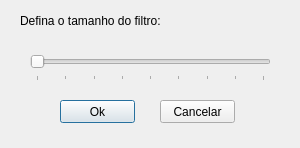
<?xml version="1.0" encoding="UTF-8"?>
<ui version="4.0">
 <class>Dialog</class>
 <widget class="QDialog" name="Dialog">
  <property name="geometry">
   <rect>
    <x>0</x>
    <y>0</y>
    <width>300</width>
    <height>148</height>
   </rect>
  </property>
  <property name="windowTitle">
   <string>Dialog</string>
  </property>
  <widget class="QPushButton" name="pushButton">
   <property name="geometry">
    <rect>
     <x>60</x>
     <y>100</y>
     <width>75</width>
     <height>23</height>
    </rect>
   </property>
   <property name="text">
    <string>Ok</string>
   </property>
  </widget>
  <widget class="QPushButton" name="pushButton_2">
   <property name="geometry">
    <rect>
     <x>160</x>
     <y>100</y>
     <width>75</width>
     <height>23</height>
    </rect>
   </property>
   <property name="text">
    <string>Cancelar</string>
   </property>
  </widget>
  <widget class="QSlider" name="horizontalSlider">
   <property name="enabled">
    <bool>true</bool>
   </property>
   <property name="geometry">
    <rect>
     <x>30</x>
     <y>50</y>
     <width>241</width>
     <height>31</height>
    </rect>
   </property>
   <property name="mouseTracking">
    <bool>true</bool>
   </property>
   <property name="focusPolicy">
    <enum>Qt::StrongFocus</enum>
   </property>
   <property name="minimum">
    <number>3</number>
   </property>
   <property name="maximum">
    <number>19</number>
   </property>
   <property name="singleStep">
    <number>2</number>
   </property>
   <property name="pageStep">
    <number>2</number>
   </property>
   <property name="value">
    <number>3</number>
   </property>
   <property name="sliderPosition">
    <number>3</number>
   </property>
   <property name="tracking">
    <bool>false</bool>
   </property>
   <property name="orientation">
    <enum>Qt::Horizontal</enum>
   </property>
   <property name="tickPosition">
    <enum>QSlider::TicksBelow</enum>
   </property>
   <property name="tickInterval">
    <number>2</number>
   </property>
  </widget>
  <widget class="QLabel" name="label">
   <property name="geometry">
    <rect>
     <x>20</x>
     <y>10</y>
     <width>271</width>
     <height>21</height>
    </rect>
   </property>
   <property name="text">
    <string>Defina o tamanho do filtro:</string>
   </property>
  </widget>
  <widget class="QLabel" name="label_2">
   <property name="geometry">
    <rect>
     <x>220</x>
     <y>40</y>
     <width>47</width>
     <height>13</height>
    </rect>
   </property>
   <property name="text">
    <string/>
   </property>
  </widget>
 </widget>
 <resources/>
 <connections/>
</ui>
